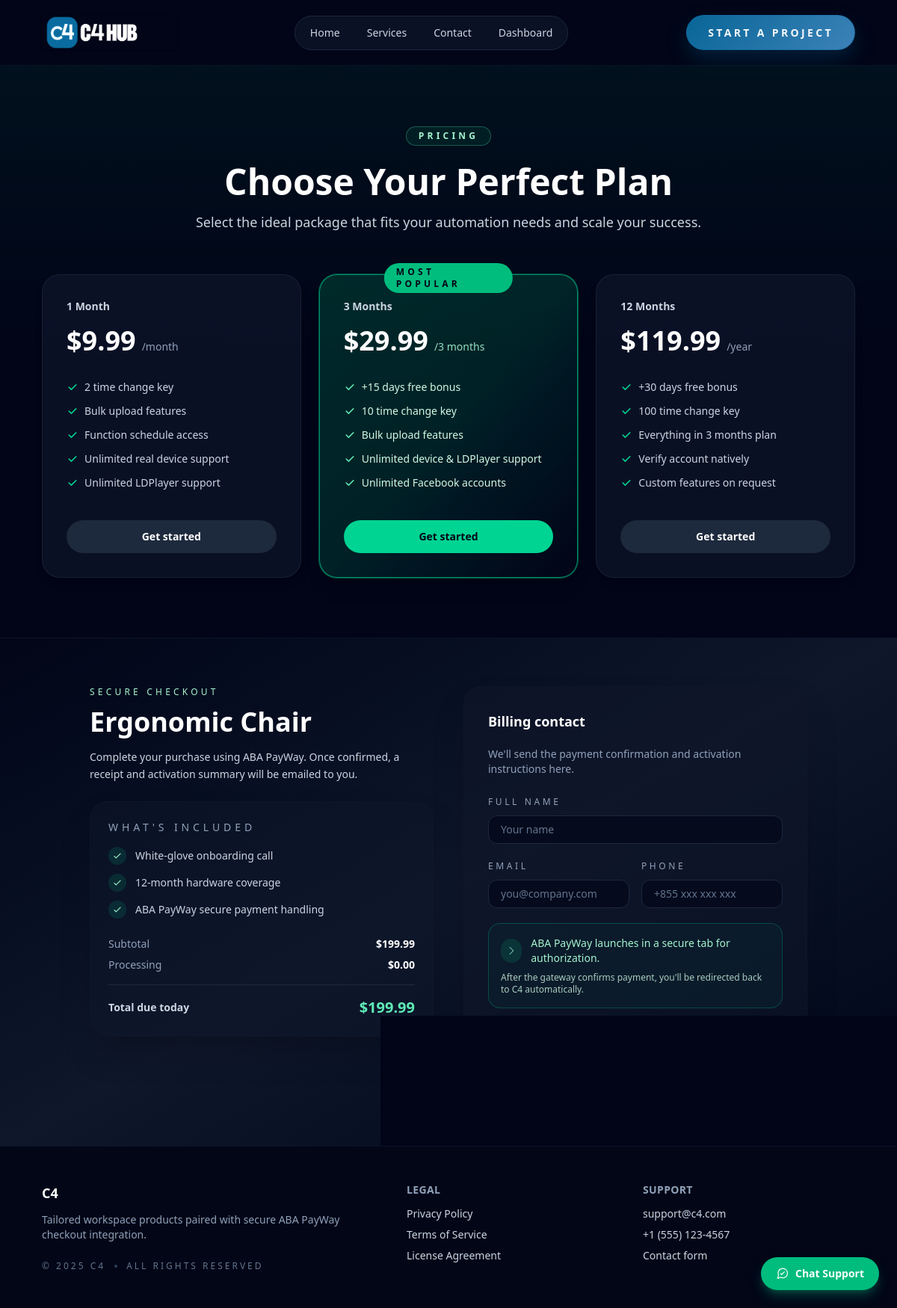
The app's page /service/5/order with its own data.
### app/models.py (models this page shows, shortened)
class Service(db.Model):
    __tablename__ = "services"
    id = db.Column(db.Integer, primary_key=True)
    name = db.Column(db.String(255), nullable=False)
    price = db.Column(db.Numeric(10, 2), nullable=False)
    image = db.Column(db.String(255), nullable=True)
    description = db.Column(db.Text, nullable=True)
    long_description = db.Column(db.Text, nullable=True)
    created_at = db.Column(db.DateTime, default=datetime.utcnow, nullable=False)
    updated_at = db.Column(
        db.DateTime,
        default=datetime.utcnow,
        onupdate=datetime.utcnow,
        nullable=False,
    )
    orders = db.relationship("Order", back_populates="service", lazy="select")

### app/routes.py (the view)
@bp.get("/service/<int:service_id>/order")
def order_service(service_id: int):
    service = data.get_service(service_id)
    if service is None:
        abort(404)
    return render_template(
        "payments.html",
        service=service,
        service_id=service["id"],
        pricing_plans=data.list_pricing_plans(),
    )

### app/data.py (called while the page is built)
def _normalize_static_image_name(name: str | None) -> str | None:
    if not name:
        return None
    sanitized = name.strip().replace(" ", "_")
    canonical = _CANONICAL_IMAGE_LOOKUP.get(sanitized.lower())
    return canonical or sanitized

def _service_to_dict(service: Service) -> dict[str, Any]:
    return {
        "id": service.id,
        "name": service.name,
        "price": float(service.price),
        "image": _normalize_static_image_name(service.image),
        "desc": service.description,
        "long_description": service.long_description,
    }

def get_service(service_id: int) -> dict[str, Any] | None:
    service = Service.query.get(service_id)
    if service is None:
        ensure_seed_data()
        service = Service.query.get(service_id)
    if service is None:
        return None
    return _service_to_dict(service)

### app/templates/payments.html (shortened to what this page needs)
{% extends "base.html" %}
{% set plans = pricing_plans if pricing_plans is defined else [] %}
{% set current_plan_id = service_id if service_id is defined else None %}
{% block content %}
{% if plans %}
<section class="relative border-b border-slate-900/80 bg-slate-950/60">
    <div class="absolute inset-0 -z-10 bg-gradient-to-b from-emerald-900/40 via-slate-950/60 to-slate-950/90"></div>
    <div class="mx-auto w-full max-w-6xl px-4 py-20 sm:px-6 lg:px-8">
        <div class="text-center">
            <span class="inline-flex items-center justify-center rounded-full border border-emerald-300/30 bg-emerald-500/10 px-4 py-1 text-xs font-semibold uppercase tracking-[0.35em] text-emerald-200">
                Pricing
            </span>
            <h1 class="mt-6 text-4xl font-semibold text-white font-display sm:text-5xl">Choose Your Perfect Plan</h1>
            <p class="mt-4 text-base text-slate-300 sm:text-lg">
                Select the ideal package that fits your automation needs and scale your success.
            </p>
        </div>
        <div class="mt-14 grid gap-6 lg:grid-cols-3">
            {% for plan in plans %}
                {% set is_highlight = plan.variant == 'highlight' or (plan.service_id and plan.service_id == current_plan_id) %}
                {% set card_classes = 'relative flex flex-col rounded-3xl border border-emerald-400/60 bg-gradient-to-br from-emerald-700/30 via-emerald-600/20 to-slate-950/90 p-8 shadow-xl ring-1 ring-emerald-400/40' if is_highlight else 'relative flex flex-col rounded-3xl border border-slate-800/70 bg-slate-900/70 p-8 shadow-lg transition hover:border-emerald-400/40' %}
                {% set feature_text_class = 'text-emerald-100' if is_highlight else 'text-slate-300' %}
                {% set icon_class = 'text-emerald-300' if is_highlight else 'text-emerald-400' %}
                {% set price_suffix_class = 'text-emerald-200/90' if is_highlight else 'text-slate-400' %}
                {% set button_classes = 'mt-10 inline-flex items-center justify-center rounded-full bg-emerald-400 px-6 py-3 text-sm font-semibold text-slate-950 transition hover:bg-emerald-300' if is_highlight else 'mt-10 inline-flex items-center justify-center rounded-full bg-slate-800 px-6 py-3 text-sm font-semibold text-white transition hover:bg-slate-700' %}
                {% set plan_href = url_for('main.order_service', service_id=plan.service_id) if plan.service_id else url_for('main.contact') %}
                <article class="{{ card_classes }}">
                    {% if plan.badge %}
                        <span class="absolute -top-4 left-1/2 -translate-x-1/2 rounded-full bg-emerald-500 px-4 py-1 text-xs font-semibold uppercase tracking-[0.35em] text-slate-950">
                            {{ plan.badge }}
                        </span>
                    {% endif %}
                    <div class="text-sm font-semibold text-slate-300">{{ plan.title }}</div>
                    <div class="mt-4 flex items-baseline gap-2">
                        <span class="text-4xl font-semibold text-white">${{ plan.price_display }}</span>
                        <span class="text-sm {{ price_suffix_class }}">{{ plan.price_suffix }}</span>
                    </div>
                    <ul class="mt-8 space-y-3 text-sm {{ feature_text_class }}">
                        {% for feature in plan.features %}
                            <li class="flex items-center gap-2">
                                <svg class="h-4 w-4 {{ icon_class }}" xmlns="http://www.w3.org/2000/svg" fill="currentColor" viewBox="0 0 20 20"><path fill-rule="evenodd" d="M16.707 5.293a1 1 0 00-1.414 0L8 12.586 4.707 9.293a1 1 0 10-1.414 1.414l4 4a1 1 0 001.414 0l8-8a1 1 0 000-1.414z" clip-rule="evenodd"/></svg>
                                {{ feature }}
                            </li>
                        {% endfor %}
                    </ul>
                    <button type="button"
                            class="{{ button_classes }}"
                            data-plan-open
                            data-plan-title="{{ plan.title }}"
                            data-plan-price="{{ plan.price_display }}"
                            data-plan-service-id="{{ plan.service_id if plan.service_id is not none else '' }}"
                            data-plan-href="{{ plan_href }}">
                        Get started
                    </button>
                </article>
            {% endfor %}
        </div>
    </div>
</section>
{% endif %}
<section class="relative isolate overflow-hidden">
    <div class="absolute inset-0 -z-10 bg-gradient-to-br from-slate-950 via-slate-900 to-slate-950"></div>
    <div class="mx-auto flex w-full max-w-5xl flex-col gap-10 px-4 py-16 sm:px-6 lg:flex-row lg:px-8">
        <div class="flex-1 space-y-6">
            <header>
                <p class="text-xs uppercase tracking-[0.35em] text-emerald-200">Secure checkout</p>
                <h2 class="mt-3 text-4xl font-semibold text-white font-display">{{ service.name }}</h2>
                <p class="mt-4 text-sm leading-relaxed text-slate-300">
                    Complete your purchase using ABA PayWay. Once confirmed, a receipt and activation summary will be emailed to you.
                </p>
            </header>
            <div class="rounded-3xl border border-slate-900/80 bg-slate-900/50 p-6 shadow-2xl">
                <h3 class="text-sm uppercase tracking-[0.35em] text-slate-400">What's included</h3>
                <ul class="mt-4 space-y-3 text-sm text-slate-300">
                    <li class="flex items-center gap-3">
                        <span class="inline-flex h-6 w-6 items-center justify-center rounded-full bg-emerald-500/15 text-emerald-200">
                            <svg xmlns="http://www.w3.org/2000/svg" class="h-3.5 w-3.5" fill="none" viewBox="0 0 24 24" stroke="currentColor">
                                <path stroke-linecap="round" stroke-linejoin="round" stroke-width="2" d="M5 13l4 4L19 7" />
                            </svg>
                        </span>
                        White-glove onboarding call
                    </li>
                    <li class="flex items-center gap-3">
                        <span class="inline-flex h-6 w-6 items-center justify-center rounded-full bg-emerald-500/15 text-emerald-200">
                            <svg xmlns="http://www.w3.org/2000/svg" class="h-3.5 w-3.5" fill="none" viewBox="0 0 24 24" stroke="currentColor">
                                <path stroke-linecap="round" stroke-linejoin="round" stroke-width="2" d="M5 13l4 4L19 7" />
                            </svg>
                        </span>
                        12-month hardware coverage
                    </li>
                    <li class="flex items-center gap-3">
                        <span class="inline-flex h-6 w-6 items-center justify-center rounded-full bg-emerald-500/15 text-emerald-200">
                            <svg xmlns="http://www.w3.org/2000/svg" class="h-3.5 w-3.5" fill="none" viewBox="0 0 24 24" stroke="currentColor">
                                <path stroke-linecap="round" stroke-linejoin="round" stroke-width="2" d="M5 13l4 4L19 7" />
                            </svg>
                        </span>
                        ABA PayWay secure payment handling
                    </li>
                </ul>
                <dl class="mt-6 flex items-center justify-between text-sm">
                    <dt class="text-slate-400">Subtotal</dt>
                    <dd class="font-semibold text-white">${{ "%.2f"|format(service.price) }}</dd>
                </dl>
                <dl class="mt-2 flex items-center justify-between text-sm">
                    <dt class="text-slate-400">Processing</dt>
                    <dd class="font-semibold text-white">$0.00</dd>
                </dl>
                <dl class="mt-4 flex items-center justify-between border-t border-slate-800 pt-4 text-sm">
                    <dt class="font-semibold text-slate-300">Total due today</dt>
                    <dd class="text-xl font-semibold text-emerald-300">${{ "%.2f"|format(service.price) }}</dd>
                </dl>
            </div>
        </div>
        <div class="flex-1">
            <form id="checkout-form" class="space-y-5 rounded-3xl border border-slate-900/80 bg-slate-900/60 p-8 shadow-2xl">
                <h3 class="text-lg font-semibold text-white">Billing contact</h3>
                <p class="text-sm text-slate-400">We'll send the payment confirmation and activation instructions here.</p>
                <div class="grid gap-4 sm:grid-cols-2">
                    <div class="sm:col-span-2">
                        <label for="fullName" class="text-xs uppercase tracking-[0.3em] text-slate-400">Full Name</label>
                        <input id="fullName" name="fullName" type="text" required placeholder="Your name"
                               class="mt-2 w-full rounded-xl border border-slate-800 bg-slate-950/70 px-4 py-2 text-sm text-white placeholder-slate-500 focus:border-emerald-400 focus:outline-none focus:ring-2 focus:ring-emerald-500/40">
                    </div>
                    <div>
                        <label for="email" class="text-xs uppercase tracking-[0.3em] text-slate-400">Email</label>
                        <input id="email" name="email" type="email" required placeholder="you@company.com"
                               class="mt-2 w-full rounded-xl border border-slate-800 bg-slate-950/70 px-4 py-2 text-sm text-white placeholder-slate-500 focus:border-emerald-400 focus:outline-none focus:ring-2 focus:ring-emerald-500/40">
                    </div>
                    <div>
                        <label for="phone" class="text-xs uppercase tracking-[0.3em] text-slate-400">Phone</label>
                        <input id="phone" name="phone" type="tel" placeholder="+855 xxx xxx xxx"
                               class="mt-2 w-full rounded-xl border border-slate-800 bg-slate-950/70 px-4 py-2 text-sm text-white placeholder-slate-500 focus:border-emerald-400 focus:outline-none focus:ring-2 focus:ring-emerald-500/40">
                    </div>
                </div>
                <div class="space-y-2 rounded-2xl border border-emerald-500/30 bg-emerald-500/5 p-4 text-sm text-emerald-200">
                    <div class="flex items-center gap-3">
                        <span class="inline-flex h-8 w-8 items-center justify-center rounded-full bg-emerald-500/15 text-emerald-200">
                            <svg xmlns="http://www.w3.org/2000/svg" class="h-4 w-4" fill="none" viewBox="0 0 24 24" stroke="currentColor">
                                <path stroke-linecap="round" stroke-linejoin="round" stroke-width="1.5" d="M9 5l7 7-7 7"/>
                            </svg>
                        </span>
                        ABA PayWay launches in a secure tab for authorization.
                    </div>
                    <p class="text-xs text-emerald-100/80">
                        After the gateway confirms payment, you'll be redirected back to C4 automatically.
                    </p>
                </div>
                <button type="submit" class="btn-primary w-full">
                </button>
            </form>
        </div>
    </div>
</section>
{% endblock %}

### records on screen
Service: title "1 Month", price_display "9.99", price_suffix "/month", features "2 time change key" "Bulk upload features" "Function schedule access" "Unlimited real device support" "Unlimited LDPlayer support"
Service: badge "MOST POPULAR", title "3 Months", price_display "29.99", price_suffix "/3 months", features "+15 days free bonus" "10 time change key" "Bulk upload features" "Unlimited device & LDPlayer support" "Unlimited Facebook accounts"
Service: title "12 Months", price_display "119.99", price_suffix "/year", features "+30 days free bonus" "100 time change key" "Everything in 3 months plan" "Verify account natively" "Custom features on request"
Service: name "Ergonomic Chair"

### other values on screen
{{ "%.2f"|format(service.price) }} "199.99"
